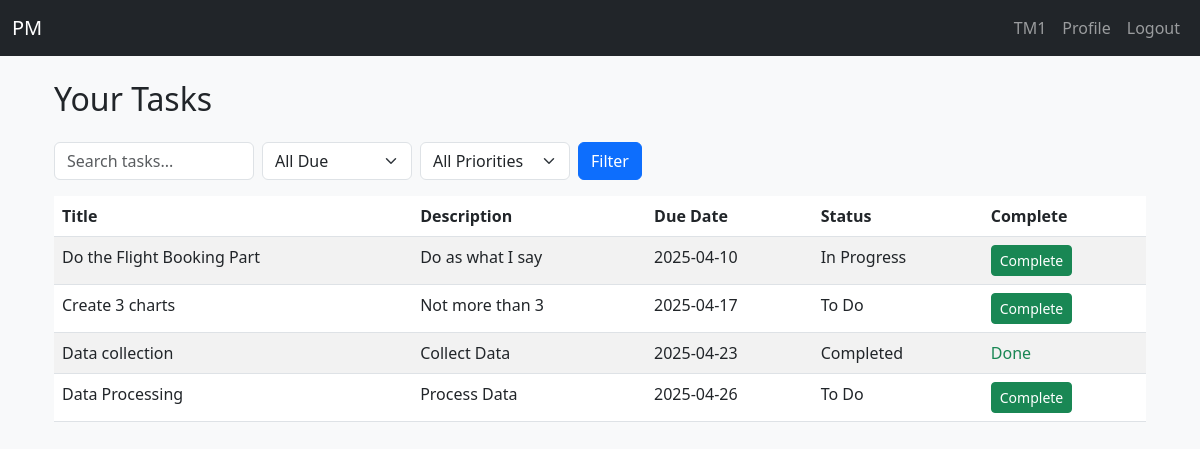
The app's page /team_member/dashboard (signed in), older data.
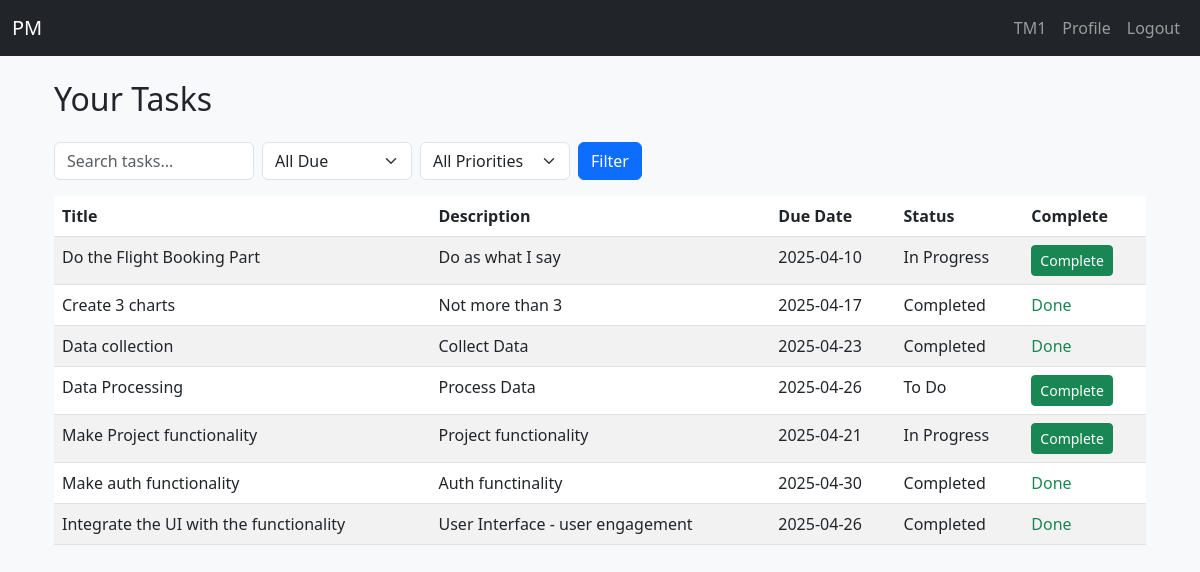
The same page, newer data.
### app/models.py (models this page shows, shortened)
class User(UserMixin, db.Model):
    __tablename__ = 'users'
    id = db.Column(db.Integer, primary_key=True)
    name = db.Column(db.String(150), nullable=False)
    phone = db.Column(db.String(20))
    email = db.Column(db.String(120), unique=True, nullable=False)
    password_hash = db.Column(db.String(256), nullable=False)
    role = db.Column(db.String(20), default='team_member')  # 'admin', 'project_manager', 'team_member'

class Task(db.Model):
    __tablename__ = 'tasks'
    id = db.Column(db.Integer, primary_key=True)
    title = db.Column(db.String(120), nullable=False)
    description = db.Column(db.Text)
    due_date = db.Column(db.Date)
    priority = db.Column(db.String(20))  # e.g., Low, Medium, High
    status = db.Column(db.String(20), default='To Do')  # To Do, In Progress, Completed
    project_id = db.Column(db.Integer, db.ForeignKey('projects.id'), nullable=False)
    project = db.relationship('Project', backref=db.backref('tasks', lazy=True))
    assigned_users = db.relationship('User', secondary='task_user', backref='tasks')

### app/routes.py (the view)
@main.route('/team_member/dashboard')
@login_required
def team_member_dashboard():
    if current_user.role != 'team_member':
        return redirect(url_for('main.home'))
    tasks = current_user.tasks
    search_query = request.args.get('search', '').lower()
    if search_query:
        tasks = [task for task in tasks if
                 search_query in task.title.lower() or
                 search_query in task.description.lower()]
    filter_due = request.args.get('due_filter', 'all')
    today = datetime.now(timezone.utc).date()
    if filter_due == 'today':
        tasks = [task for task in tasks if task.due_date and task.due_date == today]
    elif filter_due == 'week':
        end_of_week = today + timedelta(days=7)
        tasks = [task for task in tasks if task.due_date and today <= task.due_date <= end_of_week]
    priority_filter = request.args.get('priority', '').lower()
    if priority_filter in ['low', 'medium', 'high']:
        tasks = [task for task in tasks if task.priority.lower() == priority_filter]
    return render_template('dashboard/team_dashboard.html', tasks=tasks, search_query=search_query, filter_due=filter_due, priority_filter=priority_filter)

### app/templates/dashboard/team_dashboard.html (shortened to what this page needs)
{% extends 'layout.html' %}
{% block content %}
<div class="container mt-4">
    <h2 class="mb-4">Your Tasks</h2>
    <form method="get" class="d-flex align-items-center gap-2 mb-3 flex-wrap">
        <input type="text" name="search" placeholder="Search tasks..." value="{{ search_query }}" class="form-control" style="max-width: 200px;">
        <select name="due_filter" class="form-select" style="max-width: 150px;">
            <option value="all" {% if filter_due == 'all' %}selected{% endif %}>All Due</option>
        </select>
        <select name="priority" class="form-select" style="max-width: 150px;">
            <option value="" {% if not priority_filter %}selected{% endif %}>All Priorities</option>
        </select>
        <button type="submit" class="btn btn-primary">Filter</button>
    </form>
    {% if tasks %}
    <table class="table table-striped">
        <thead>
            <tr>
                <th>Title</th>
                <th>Description</th>
                <th>Due Date</th>
                <th>Status</th>
                <th>Complete</th>
            </tr>
        </thead>
        <tbody>
            {% for task in tasks %}
            <tr>
                <td>{{ task.title }}</td>
                <td>{{ task.description }}</td>
                <td>{{ task.due_date.strftime('%Y-%m-%d') if task.due_date else 'N/A' }}</td>
                <td>{{ task.status }}</td>
                <td>
                    {% if task.status != 'Completed' %}
                    <form action="{{ url_for('task.complete_task', task_id=task.id) }}" method="POST" style="display:inline;">
                        <button type="submit" class="btn btn-sm btn-success">Complete</button>
                    </form>
                    {% else %}
                    <span class="text-success">Done</span>
                    {% endif %}
                </td>
            </tr>
            {% endfor %}
        </tbody>
    </table>
    {% else %}
        <p>No tasks assigned to you yet.</p>
    {% endif %}
</div>
{% endblock %}

### app/templates/layout.html (shortened to what this page needs)
{% set current_user = current_user %}
<!DOCTYPE html>
<html lang="en">
<head>
    <link href="https://cdn.jsdelivr.net/npm/bootstrap@5.3.0/dist/css/bootstrap.min.css" rel="stylesheet">
</head>
<body class="bg-light">
    <nav class="navbar navbar-expand-lg navbar-dark bg-dark">
        <div class="container-fluid">
            <a class="navbar-brand" href="{{ url_for('main.home')}}">PM</a>
            <div class="collapse navbar-collapse" id="navbarNav">
              <ul class="navbar-nav ms-auto">
                {% if current_user.is_authenticated %}
                  <li class="nav-item">
                    <a class="nav-link" href="{{ url_for('main.profile') }}">{{ current_user.name }}</a>
                  </li>
                  <li class="nav-item">
                    <a class="nav-link" href="{{ url_for('main.profile') }}">Profile</a>
                  </li>
                  <li class="nav-item">
                    <a class="nav-link" href="{{ url_for('auth.logout') }}">Logout</a>
                  </li>
                {% else %}
                  <li class="nav-item">
                    <a class="nav-link" href="{{ url_for('auth.login') }}">Login</a>
                  </li>
                {% endif %}
              </ul>
            </div>
          </div>
    </nav>
    <div class="container mt-4">
        {% block content %}{% endblock %}
    </div>
</body>
</html>

Row changes from the older to the newer data that the page shows:
changed Task "Create 3 charts": status "To Do" → "Completed"; status "Complete" → "Done"
added Task: title "Make Project functionality", description "Project functionality", due_date "2025-04-21", status "In Progress"
added Task: title "Make auth functionality", description "Auth functinality", due_date "2025-04-30", status "Completed", shows "Done"
added Task: title "Integrate the UI with the functionality", description "User Interface - user engagement", due_date "2025-04-26", status "Completed", shows "Done"
